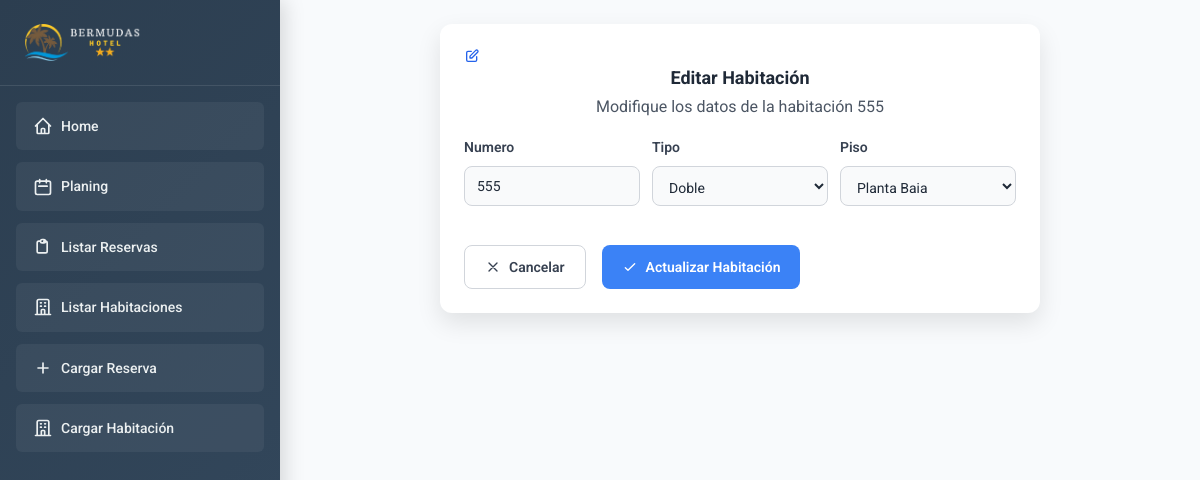
The app's page /editar_habitacion/2/ with its own data.
### reservas/models.py (models this page shows, shortened)
class Habitacion(models.Model):
    numero = models.CharField(max_length=10)
    tipo = models.CharField(max_length=50, default='doble')
    piso = models.CharField(max_length=50, default='planta baja')

### reservas/views.py (the view)
def editar_habitacion(request, habitacion_id):
    habitacion = get_object_or_404(Habitacion, id=habitacion_id)
    if request.method == "POST":
        form = HabitacionForm(request.POST, instance=habitacion)
        if form.is_valid():
            try:
                form.save()
                messages.success(
                    request, f"Habitación {habitacion.numero} actualizada exitosamente."
                )
                return redirect("listar_habitaciones")
            except Exception as e:
                messages.error(request, f"Error al actualizar la habitación: {str(e)}")
        else:
            messages.error(request, "Por favor corrija los errores en el formulario.")
    else:
        form = HabitacionForm(instance=habitacion)
    return render(
        request,
        "reservas/editar_habitacion.html",
        {"form": form, "habitacion": habitacion},
    )

### reservas/forms.py
class HabitacionForm(forms.ModelForm):
    class Meta:
        model = Habitacion
        fields = ["numero", "tipo", "piso"]
        widgets = {
            "tipo": forms.Select(
                choices=[
                    ("doble", "Doble"),
                    ("triple", "Triple"),
                    ("cuadruple", "Cuádruple"),
                    ("quintuple", "Quíntuple"),
                ]
            ),
            "piso": forms.Select(
                choices=[
                    ("planta baja", "Planta Baja"),
                    ("primer piso", "Primer Piso"),
                    ("segundo piso", "Segundo Piso"),
                ]
            ),
        }

### reservas/templates/reservas/editar_habitacion.html (shortened to what this page needs)
{% extends 'base.html' %}
{% load static %}
{% block content %}
<div class="form-container">
    <div class="text-center mb-3">
        <div class="mb-1">
            <svg class="w-4 h-4 mx-auto text-blue-600" fill="none" stroke="currentColor" viewBox="0 0 24 24">
                <path stroke-linecap="round" stroke-linejoin="round" stroke-width="2" d="M11 5H6a2 2 0 00-2 2v11a2 2 0 002 2h11a2 2 0 002-2v-5m-1.414-9.414a2 2 0 112.828 2.828L11.828 15H9v-2.828l8.586-8.586z"></path>
            </svg>
        </div>
        <h1 class="text-lg font-bold text-gray-800 mb-0.5">Editar Habitación</h1>
        <p class="text-gray-600 text-xs">Modifique los datos de la habitación {{ habitacion.numero }}</p>
    </div>
    <form method="post">
        <div class="grid grid-cols-1 md:grid-cols-2 lg:grid-cols-3 gap-3">
            {% for field in form %}
            <div class="form-field">
                <label for="{{ field.id_for_label }}" class="text-xs">
                    {{ field.label }}
                </label>
                {{ field }}
            </div>
            {% endfor %}
        </div>
        <div class="flex flex-row gap-4 justify-end mt-3 pt-3 border-t border-gray-200">
            <a href="{% url 'listar_habitaciones' %}" class="btn-secondary">
                <svg class="w-3 h-3 mr-1" fill="none" stroke="currentColor" viewBox="0 0 24 24">
                    <path stroke-linecap="round" stroke-linejoin="round" stroke-width="2" d="M6 18L18 6M6 6l12 12"></path>
                </svg>
                Cancelar
            </a>
            <button type="submit" class="btn-primary">
                <svg class="w-3 h-3 mr-1" fill="none" stroke="currentColor" viewBox="0 0 24 24">
                    <path stroke-linecap="round" stroke-linejoin="round" stroke-width="2" d="M5 13l4 4L19 7"></path>
                </svg>
                Actualizar Habitación
            </button>
        </div>
    </form>
</div>
{% endblock %}

### reservas/static/css/style.css (style rules this page uses)
html, :host { line-height: 1.5; -webkit-text-size-adjust: 100%; -moz-tab-size: 4; -o-tab-size: 4; tab-size: 4; font-family: ui-sans-serif, system-ui, sans-serif, "Apple Color Emoji", "Segoe UI Emoji", "Segoe UI Symbol", "Noto Color Emoji"; font-feature-settings: normal; font-variation-settings: normal; -webkit-tap-highlight-color: transparent; }
body { margin: 0; line-height: inherit; }
h1, h2, h3, h4, h5, h6 { font-size: inherit; font-weight: inherit; }
a { color: inherit; text-decoration: inherit; }
button, input, optgroup, select, textarea { font-family: inherit; font-feature-settings: inherit; font-variation-settings: inherit; font-size: 100%; font-weight: inherit; line-height: inherit; letter-spacing: inherit; color: inherit; margin: 0; padding: 0; }
button, select { text-transform: none; }
button, input:where([type='button']), input:where([type='reset']), input:where([type='submit']) { -webkit-appearance: button; background-color: transparent; background-image: none; }
blockquote, dl, dd, h1, h2, h3, h4, h5, h6, hr, figure, p, pre { margin: 0; }
input::placeholder, textarea::placeholder { opacity: 1; color: #9ca3af; }
button, [role="button"] { cursor: pointer; }
img, svg, video, canvas, audio, iframe, embed, object { display: block; vertical-align: middle; }
.flex { display: flex; }
.bg-gray-100 { --tw-bg-opacity: 1; background-color: rgb(243 244 246 / var(--tw-bg-opacity)); }
.text-center { text-align: center; }
.text-lg { font-size: 1.125rem; line-height: 1.75rem; }
.text-gray-800 { --tw-text-opacity: 1; color: rgb(31 41 55 / var(--tw-text-opacity)); }

### records on screen
Habitacion: numero "555", form "555" "Doble" "Planta Baja"

### other values on screen
{{ field.label }} "Numero" "Tipo" "Piso"
